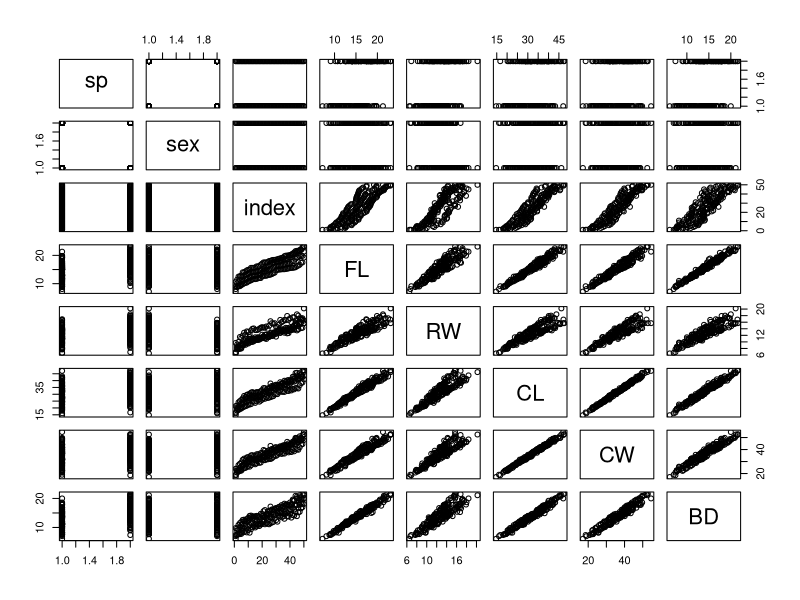
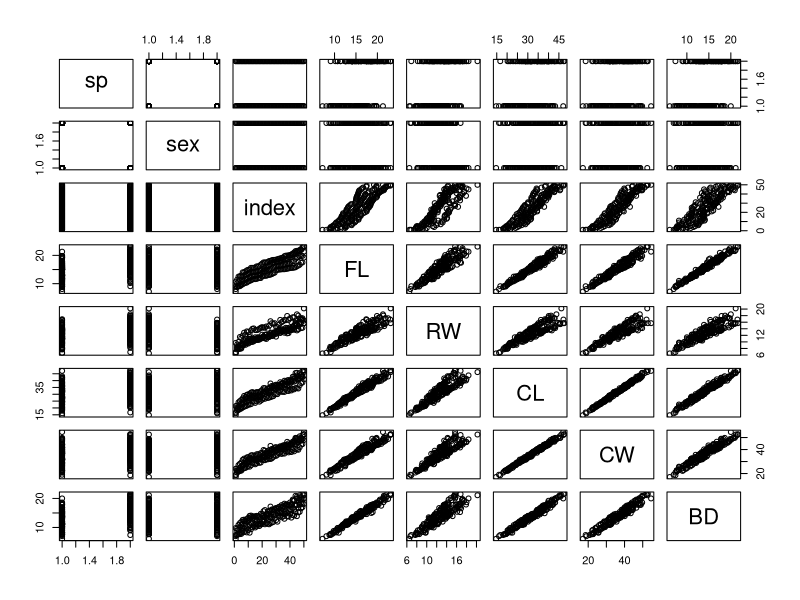
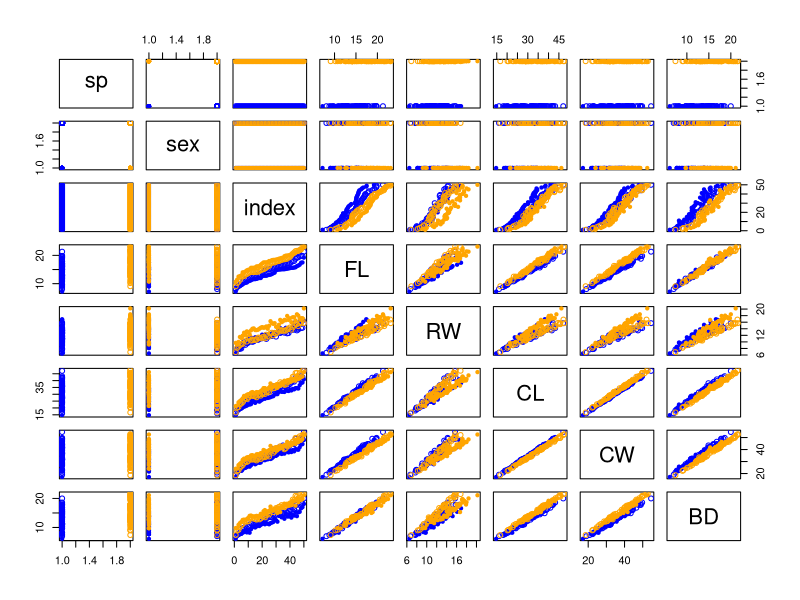
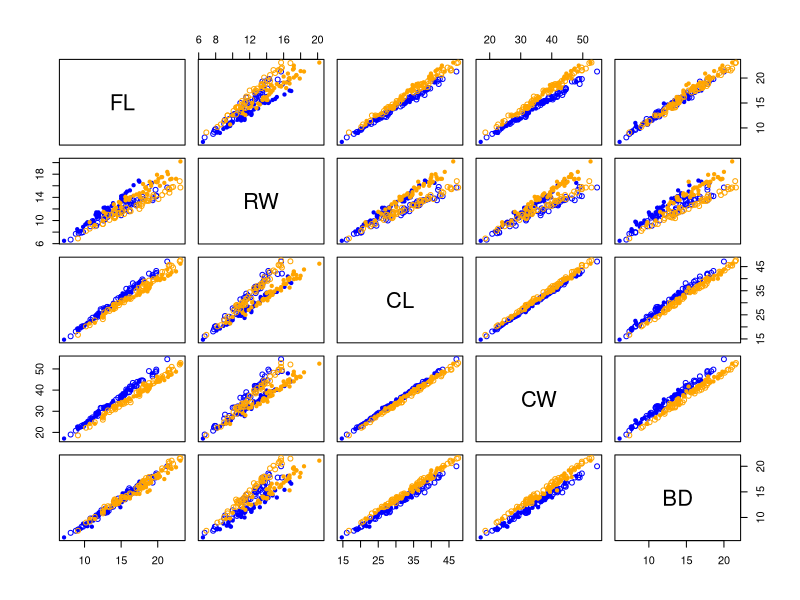
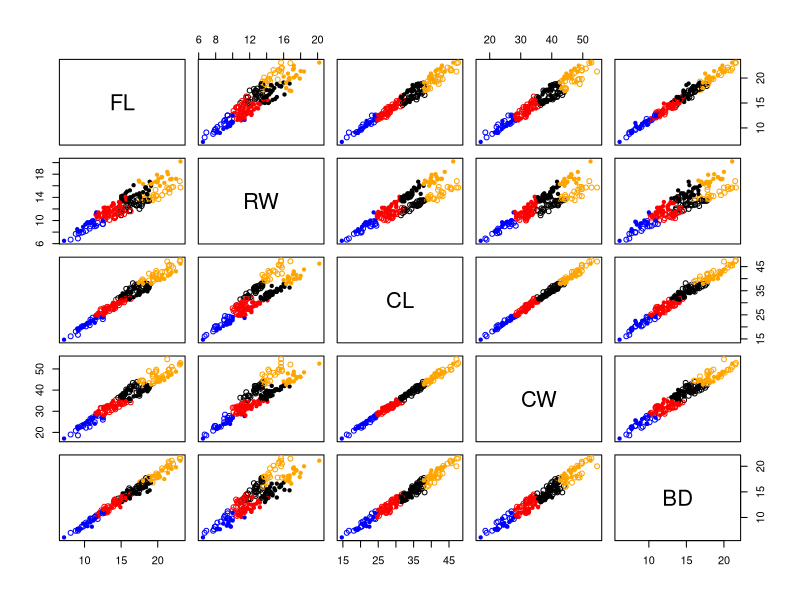
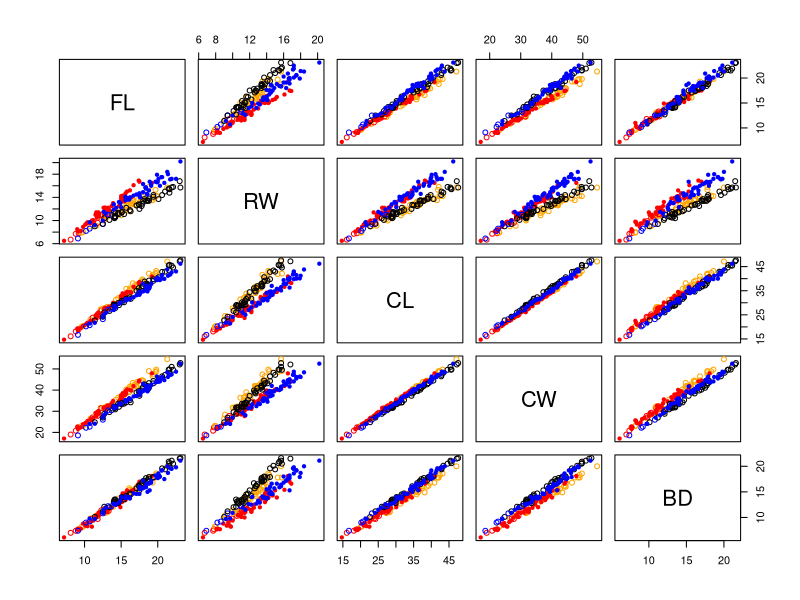
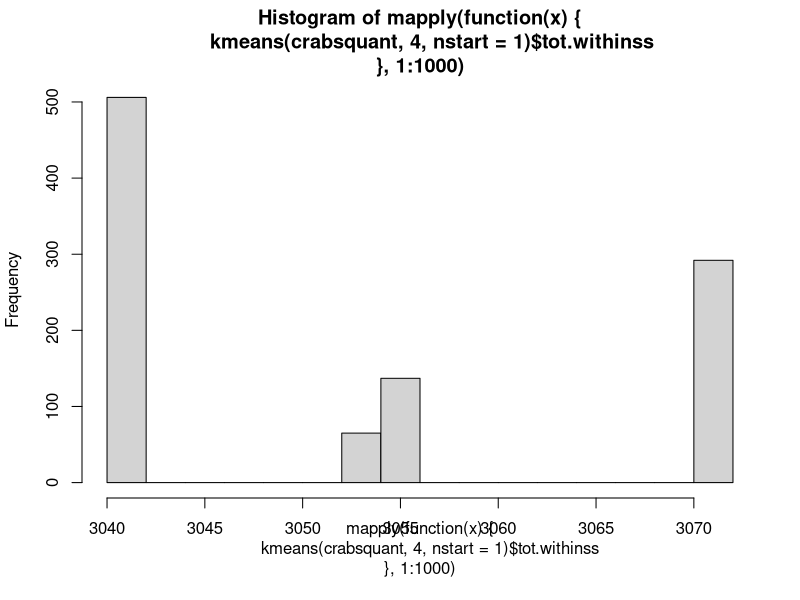
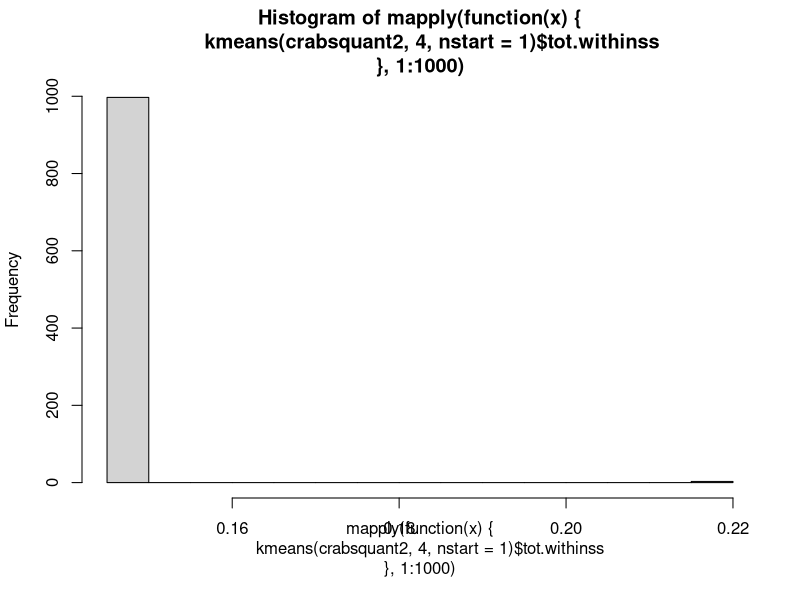

Source code (R) for these figures, in order:
## ---- chunk 1
knitr::opts_chunk$set(echo = TRUE)
## ---- chunk 2
library("nnet")
data(iris)
X <- iris[, 1 : 4]
cluster <-iris$Species
C <- class.ind(cl=cluster)
## ---- chunk 3
#矩阵做法
M <- matrix(data = 0, nrow = 3, ncol = 4)
as.matrix(X) -> X

solve((t(C)%*%C))%*%t(C)%*%X

#循环算法
M <- matrix(0, ncol(C), ncol(X))
for(i in 1:nrow(X)) {
  M[which.max(C[i,]),] <- M[which.max(C[i,]),] + X[i,]
}

M <- t(t(M) / colSums(C))
M
## ---- chunk 4
rm(list = ls())
library(MASS)
data(crabs)
## ---- chunk 5
C <- class.ind(cl=crabs$sp)
plot(crabs)
pairs(crabs)




#前面只是用来比较，下面正确做法
pairs(crabs, col = c("blue", "orange")[crabs$sp],pch = c(20, 21)[crabs$sex])
#c("a", "b")[c(1, 1, 2, 1)] = aaba
crabsquant = crabs[,4:8]
pairs(crabsquant, col = c("blue", "orange")[crabs$sp],pch = c(20, 21)[crabs$sex])
## ---- chunk 6
kmeans(crabsquant, 4) -> res
res$cluster
paste(crabs$sp, "-", crabs$sex) -> True_Class
True_Class
str(res)

## ---- chunk 7
#within sum of square 
res$tot.withinss
table(True_Class,res$cluster)
pairs(crabsquant, col = c("blue", "orange","red","black")[res$cluster],pch = c(20, 21)[crabs$sex])
## ---- chunk 8
crabsquant2<-crabsquant[,-3]/crabsquant$CL #pour enlever l'effet de la taille
kmeans(crabsquant2, 4) -> res
res$cluster
paste(crabs$sp, crabs$sex, "-") -> True_Class
table(True_Class,res$cluster)
pairs(crabsquant, col = c("blue", "orange","red","black")[res$cluster],pch = c(20, 21)[crabs$sex])
## ---- chunk 9
hist(mapply(function(x){kmeans(crabsquant, 4, nstart = 1)$tot.withinss},1:1000))
hist(mapply(function(x){kmeans(crabsquant2, 4, nstart = 1)$tot.withinss},1:1000))

kmeans(crabsquant2, 4, nstart = 30)->res.kmeans2
table(True_Class, res.kmeans2$cluster)


## ---- chunk 10

#划分线
z<-kde2d(crabsquant2[,2],crabsquant2[,4])
contour(z)
#plot
points(crabsquant2[,c(2,4)],col=c("blue","orange")[crabs$sp],pch=c(20,21)[crabs$sex])
#中心
points(res.kmeans2$centers[,c(2,4)],cex=2,pch=21,bg="red")

## ---- chunk 11
plot(mapply(function(x){kmeans(crabsquant2,x,nstart = 20)$tot.withinss},1:20))
#四类时下降速度变慢
